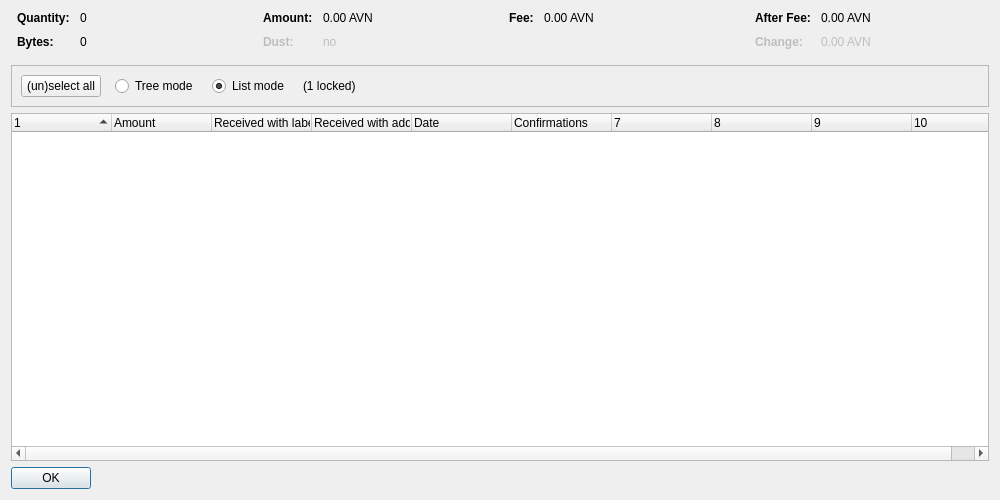
<?xml version="1.0" encoding="UTF-8"?>
<ui version="4.0">
 <class>CoinControlDialog</class>
 <widget class="QDialog" name="CoinControlDialog">
  <property name="geometry">
   <rect>
    <x>0</x>
    <y>0</y>
    <width>1000</width>
    <height>500</height>
   </rect>
  </property>
  <property name="windowTitle">
   <string>Coin Selection</string>
  </property>
  <layout class="QVBoxLayout" name="verticalLayout">
   <item>
    <layout class="QHBoxLayout" name="horizontalLayoutTop" stretch="0,0,0,0">
     <property name="topMargin">
      <number>0</number>
     </property>
     <property name="bottomMargin">
      <number>10</number>
     </property>
     <item>
      <layout class="QFormLayout" name="formLayoutCoinControl1">
       <property name="horizontalSpacing">
        <number>10</number>
       </property>
       <property name="verticalSpacing">
        <number>10</number>
       </property>
       <property name="leftMargin">
        <number>6</number>
       </property>
       <property name="rightMargin">
        <number>6</number>
       </property>
       <item row="0" column="0">
        <widget class="QLabel" name="labelCoinControlQuantityText">
         <property name="font">
          <font>
           <weight>75</weight>
           <bold>true</bold>
          </font>
         </property>
         <property name="text">
          <string>Quantity:</string>
         </property>
        </widget>
       </item>
       <item row="0" column="1">
        <widget class="QLabel" name="labelCoinControlQuantity">
         <property name="cursor">
          <cursorShape>IBeamCursor</cursorShape>
         </property>
         <property name="contextMenuPolicy">
          <enum>Qt::ActionsContextMenu</enum>
         </property>
         <property name="text">
          <string notr="true">0</string>
         </property>
         <property name="textInteractionFlags">
          <set>Qt::LinksAccessibleByMouse|Qt::TextSelectableByKeyboard|Qt::TextSelectableByMouse</set>
         </property>
        </widget>
       </item>
       <item row="1" column="0">
        <widget class="QLabel" name="labelCoinControlBytesText">
         <property name="font">
          <font>
           <weight>75</weight>
           <bold>true</bold>
          </font>
         </property>
         <property name="text">
          <string>Bytes:</string>
         </property>
        </widget>
       </item>
       <item row="1" column="1">
        <widget class="QLabel" name="labelCoinControlBytes">
         <property name="cursor">
          <cursorShape>IBeamCursor</cursorShape>
         </property>
         <property name="contextMenuPolicy">
          <enum>Qt::ActionsContextMenu</enum>
         </property>
         <property name="text">
          <string notr="true">0</string>
         </property>
         <property name="textInteractionFlags">
          <set>Qt::LinksAccessibleByMouse|Qt::TextSelectableByKeyboard|Qt::TextSelectableByMouse</set>
         </property>
        </widget>
       </item>
      </layout>
     </item>
     <item>
      <layout class="QFormLayout" name="formLayoutCoinControl2">
       <property name="horizontalSpacing">
        <number>10</number>
       </property>
       <property name="verticalSpacing">
        <number>10</number>
       </property>
       <property name="leftMargin">
        <number>6</number>
       </property>
       <property name="rightMargin">
        <number>6</number>
       </property>
       <item row="0" column="0">
        <widget class="QLabel" name="labelCoinControlAmountText">
         <property name="font">
          <font>
           <weight>75</weight>
           <bold>true</bold>
          </font>
         </property>
         <property name="text">
          <string>Amount:</string>
         </property>
        </widget>
       </item>
       <item row="0" column="1">
        <widget class="QLabel" name="labelCoinControlAmount">
         <property name="cursor">
          <cursorShape>IBeamCursor</cursorShape>
         </property>
         <property name="contextMenuPolicy">
          <enum>Qt::ActionsContextMenu</enum>
         </property>
         <property name="text">
          <string notr="true">0.00 AVN</string>
         </property>
         <property name="textInteractionFlags">
          <set>Qt::LinksAccessibleByMouse|Qt::TextSelectableByKeyboard|Qt::TextSelectableByMouse</set>
         </property>
        </widget>
       </item>
       <item row="1" column="0">
        <widget class="QLabel" name="labelCoinControlLowOutputText">
         <property name="enabled">
          <bool>false</bool>
         </property>
         <property name="font">
          <font>
           <weight>75</weight>
           <bold>true</bold>
          </font>
         </property>
         <property name="text">
          <string>Dust:</string>
         </property>
        </widget>
       </item>
       <item row="1" column="1">
        <widget class="QLabel" name="labelCoinControlLowOutput">
         <property name="enabled">
          <bool>false</bool>
         </property>
         <property name="cursor">
          <cursorShape>IBeamCursor</cursorShape>
         </property>
         <property name="contextMenuPolicy">
          <enum>Qt::ActionsContextMenu</enum>
         </property>
         <property name="text">
          <string notr="true">no</string>
         </property>
         <property name="textInteractionFlags">
          <set>Qt::LinksAccessibleByMouse|Qt::TextSelectableByKeyboard|Qt::TextSelectableByMouse</set>
         </property>
        </widget>
       </item>
      </layout>
     </item>
     <item>
      <layout class="QFormLayout" name="formLayoutCoinControl3">
       <property name="horizontalSpacing">
        <number>10</number>
       </property>
       <property name="verticalSpacing">
        <number>10</number>
       </property>
       <property name="leftMargin">
        <number>6</number>
       </property>
       <property name="rightMargin">
        <number>6</number>
       </property>
       <item row="0" column="0">
        <widget class="QLabel" name="labelCoinControlFeeText">
         <property name="font">
          <font>
           <weight>75</weight>
           <bold>true</bold>
          </font>
         </property>
         <property name="text">
          <string>Fee:</string>
         </property>
        </widget>
       </item>
       <item row="0" column="1">
        <widget class="QLabel" name="labelCoinControlFee">
         <property name="cursor">
          <cursorShape>IBeamCursor</cursorShape>
         </property>
         <property name="contextMenuPolicy">
          <enum>Qt::ActionsContextMenu</enum>
         </property>
         <property name="text">
          <string notr="true">0.00 AVN</string>
         </property>
         <property name="textInteractionFlags">
          <set>Qt::LinksAccessibleByMouse|Qt::TextSelectableByKeyboard|Qt::TextSelectableByMouse</set>
         </property>
        </widget>
       </item>
      </layout>
     </item>
     <item>
      <layout class="QFormLayout" name="formLayoutCoinControl4">
       <property name="horizontalSpacing">
        <number>10</number>
       </property>
       <property name="verticalSpacing">
        <number>10</number>
       </property>
       <property name="leftMargin">
        <number>6</number>
       </property>
       <property name="rightMargin">
        <number>6</number>
       </property>
       <item row="0" column="0">
        <widget class="QLabel" name="labelCoinControlAfterFeeText">
         <property name="font">
          <font>
           <weight>75</weight>
           <bold>true</bold>
          </font>
         </property>
         <property name="text">
          <string>After Fee:</string>
         </property>
        </widget>
       </item>
       <item row="0" column="1">
        <widget class="QLabel" name="labelCoinControlAfterFee">
         <property name="cursor">
          <cursorShape>IBeamCursor</cursorShape>
         </property>
         <property name="contextMenuPolicy">
          <enum>Qt::ActionsContextMenu</enum>
         </property>
         <property name="text">
          <string notr="true">0.00 AVN</string>
         </property>
         <property name="textInteractionFlags">
          <set>Qt::LinksAccessibleByMouse|Qt::TextSelectableByKeyboard|Qt::TextSelectableByMouse</set>
         </property>
        </widget>
       </item>
       <item row="1" column="0">
        <widget class="QLabel" name="labelCoinControlChangeText">
         <property name="enabled">
          <bool>false</bool>
         </property>
         <property name="font">
          <font>
           <weight>75</weight>
           <bold>true</bold>
          </font>
         </property>
         <property name="text">
          <string>Change:</string>
         </property>
        </widget>
       </item>
       <item row="1" column="1">
        <widget class="QLabel" name="labelCoinControlChange">
         <property name="enabled">
          <bool>false</bool>
         </property>
         <property name="cursor">
          <cursorShape>IBeamCursor</cursorShape>
         </property>
         <property name="contextMenuPolicy">
          <enum>Qt::ActionsContextMenu</enum>
         </property>
         <property name="text">
          <string notr="true">0.00 AVN</string>
         </property>
         <property name="textInteractionFlags">
          <set>Qt::LinksAccessibleByMouse|Qt::TextSelectableByKeyboard|Qt::TextSelectableByMouse</set>
         </property>
        </widget>
       </item>
      </layout>
     </item>
    </layout>
   </item>
   <item>
    <widget class="QFrame" name="frame">
     <property name="minimumSize">
      <size>
       <width>0</width>
       <height>40</height>
      </size>
     </property>
     <property name="frameShape">
      <enum>QFrame::StyledPanel</enum>
     </property>
     <property name="frameShadow">
      <enum>QFrame::Sunken</enum>
     </property>
     <layout class="QHBoxLayout" name="horizontalLayout">
      <item>
       <layout class="QHBoxLayout" name="horizontalLayoutPanel" stretch="0,0,0,0,0">
        <property name="spacing">
         <number>14</number>
        </property>
        <item>
         <widget class="QPushButton" name="pushButtonSelectAll">
          <property name="sizePolicy">
           <sizepolicy hsizetype="Maximum" vsizetype="Fixed">
            <horstretch>0</horstretch>
            <verstretch>0</verstretch>
           </sizepolicy>
          </property>
          <property name="text">
           <string>(un)select all</string>
          </property>
          <property name="autoDefault">
           <bool>false</bool>
          </property>
         </widget>
        </item>
        <item>
         <widget class="QRadioButton" name="radioTreeMode">
          <property name="sizePolicy">
           <sizepolicy hsizetype="Maximum" vsizetype="Fixed">
            <horstretch>0</horstretch>
            <verstretch>0</verstretch>
           </sizepolicy>
          </property>
          <property name="text">
           <string>Tree mode</string>
          </property>
         </widget>
        </item>
        <item>
         <widget class="QRadioButton" name="radioListMode">
          <property name="sizePolicy">
           <sizepolicy hsizetype="Maximum" vsizetype="Fixed">
            <horstretch>0</horstretch>
            <verstretch>0</verstretch>
           </sizepolicy>
          </property>
          <property name="text">
           <string>List mode</string>
          </property>
          <property name="checked">
           <bool>true</bool>
          </property>
         </widget>
        </item>
        <item>
         <widget class="QLabel" name="labelLocked">
          <property name="text">
           <string notr="true">(1 locked)</string>
          </property>
         </widget>
        </item>
        <item>
         <spacer name="horizontalSpacer">
          <property name="orientation">
           <enum>Qt::Horizontal</enum>
          </property>
          <property name="sizeHint" stdset="0">
           <size>
            <width>40</width>
            <height>20</height>
           </size>
          </property>
         </spacer>
        </item>
       </layout>
      </item>
     </layout>
    </widget>
   </item>
   <item>
    <widget class="CoinControlTreeWidget" name="treeWidget">
     <property name="contextMenuPolicy">
      <enum>Qt::CustomContextMenu</enum>
     </property>
     <property name="sortingEnabled">
      <bool>false</bool>
     </property>
     <property name="columnCount">
      <number>10</number>
     </property>
     <attribute name="headerShowSortIndicator" stdset="0">
      <bool>true</bool>
     </attribute>
     <attribute name="headerStretchLastSection">
      <bool>false</bool>
     </attribute>
     <column>
      <property name="text">
       <string/>
      </property>
     </column>
     <column>
      <property name="text">
       <string>Amount</string>
      </property>
     </column>
     <column>
      <property name="text">
       <string>Received with label</string>
      </property>
     </column>
     <column>
      <property name="text">
       <string>Received with address</string>
      </property>
     </column>
     <column>
      <property name="text">
       <string>Date</string>
      </property>
     </column>
     <column>
      <property name="text">
       <string>Confirmations</string>
      </property>
      <property name="toolTip">
       <string>Confirmed</string>
      </property>
     </column>
     <column>
      <property name="text">
       <string/>
      </property>
     </column>
     <column>
      <property name="text">
       <string/>
      </property>
     </column>
     <column>
      <property name="text">
       <string/>
      </property>
     </column>
     <column>
      <property name="text">
       <string/>
      </property>
     </column>
    </widget>
   </item>
   <item>
    <widget class="QDialogButtonBox" name="buttonBox">
     <property name="sizePolicy">
      <sizepolicy hsizetype="Maximum" vsizetype="Fixed">
       <horstretch>0</horstretch>
       <verstretch>0</verstretch>
      </sizepolicy>
     </property>
     <property name="orientation">
      <enum>Qt::Horizontal</enum>
     </property>
     <property name="standardButtons">
      <set>QDialogButtonBox::Ok</set>
     </property>
    </widget>
   </item>
  </layout>
 </widget>
 <customwidgets>
  <customwidget>
   <class>CoinControlTreeWidget</class>
   <extends>QTreeWidget</extends>
   <header>coincontroltreewidget.h</header>
  </customwidget>
 </customwidgets>
 <resources/>
 <connections/>
</ui>
